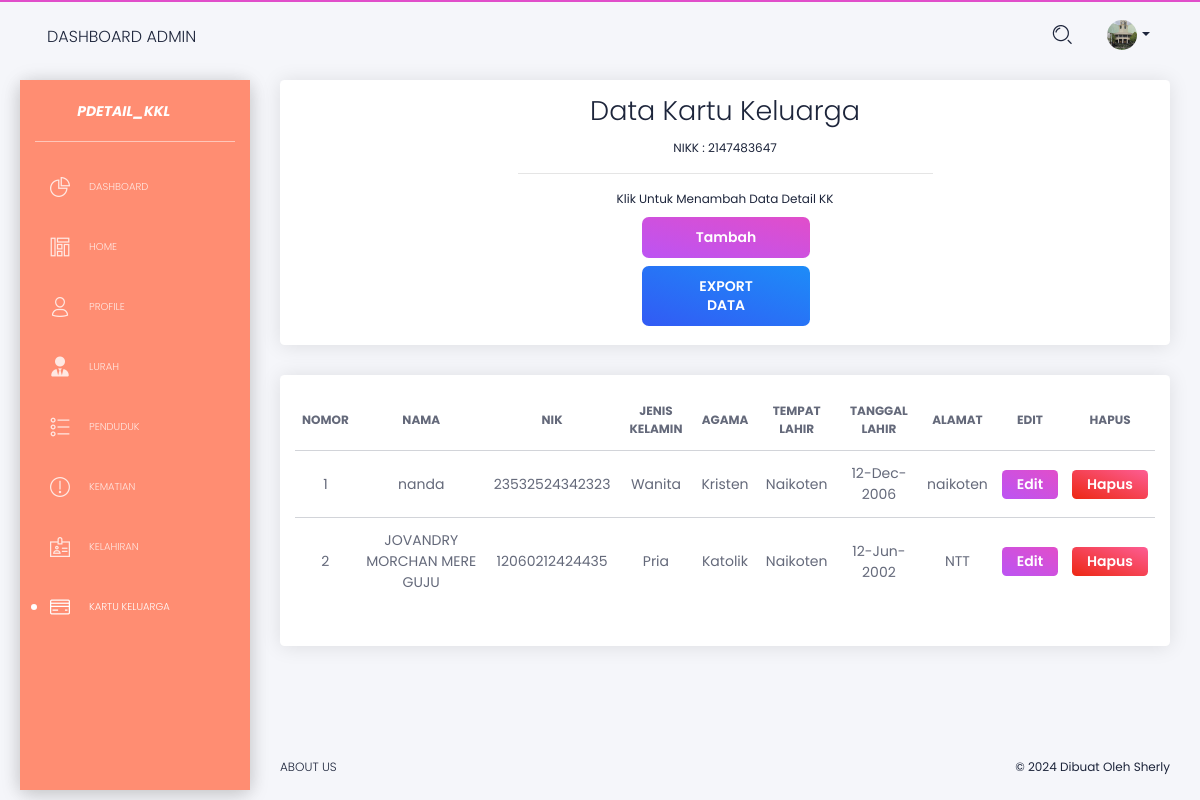
Screenshot of /pengguna/admin/admin_detail_kk.php?id_kk=2 (signed in) with the database file from the repository.
### tables this page shows
CREATE TABLE `kk` (
  `id_kk` int(12) NOT NULL,
  `nikk` int(50) NOT NULL
);

CREATE TABLE `detail_kk` (
  `id_detail_kk` int(12) NOT NULL,
  `id_kk` int(12) NOT NULL,
  `id_penduduk` int(12) NOT NULL
);

CREATE TABLE `penduduk` (
  `id_penduduk` int(12) NOT NULL,
  `nama` varchar(50) NOT NULL,
  `jk` varchar(50) NOT NULL,
  `agama` varchar(50) NOT NULL,
  `tempat_lahir` varchar(150) NOT NULL,
  `tanggal_lahir` varchar(50) NOT NULL,
  `alamat` text NOT NULL,
  `nik` varchar(50) NOT NULL
);

### pengguna/admin/admin_detail_kk.php (the view, shortened to what this page needs)
<!DOCTYPE html>
<html lang="en">
<head>
    <link href="https://use.fontawesome.com/releases/v5.0.6/css/all.css" rel="stylesheet">
    <link href="../../assets/css/nucleo-icons.css" rel="stylesheet" />
    <link href="../../assets/css/black-dashboard.css?v=1.0.0" rel="stylesheet" />
    <link href="../../assets/demo/demo.css" rel="stylesheet" />
    <link rel="stylesheet" href="https://cdnjs.cloudflare.com/ajax/libs/font-awesome/6.0.0-beta3/css/all.min.css">
</head>
<body class="white-content">
    <div class="wrapper">
        <div class="sidebar">
            <div class="sidebar-wrapper badge-warning">
                <div class="logo">
                    <a href="javascript:void(0)" class="simple-text logo-mini">
                    </a>
                    <a href="javascript:void(0)" class="simple-text logo-normal position-relative" style="font-size: 14px; font-weight: bold; font-style: italic; right: 10px; color: #ffffff;">
                        Pdetail_KKL
                    </a>
                </div>
                <ul class="nav">
                    <li>
                        <a href="./dashboard">
                            <i class="tim-icons icon-chart-pie-36"></i>
                            <p>Dashboard</p>
                        </a>
                    </li>
                    <li>
                        <a href="./admin_home">
                            <i class="tim-icons icon-components"></i>
                            <p>Home</p>
                        </a>
                    </li>
                    <li>
                        <a href="./admin_data_profile">
                            <i class="tim-icons icon-single-02"></i>
                            <p>Profile</p>
                        </a>
                    </li>
                    <li>
                        <a href="./admin_data_lurah">
                            <i class="fas fa-user-tie"></i>
                            <p>Lurah</p>
                        </a>
                    </li>
                    <li>
                        <a href="./admin_data_penduduk">
                            <i class="tim-icons icon-bullet-list-67"></i>
                            <p>Penduduk</p>
                        </a>
                    </li>
                    <li>
                        <a href="./admin_data_kematian">
                            <i class="tim-icons icon-alert-circle-exc"></i>
                            <p>Kematian</p>
                        </a>
                    </li>
                    <li>
                        <a href="./admin_data_kelahiran">
                            <i class="tim-icons icon-badge"></i>
                            <p>Kelahiran</p>
                        </a>
                    </li>
                    <li class="active">
                        <a href="./admin_data_kartu_keluarga">
                            <i class="tim-icons icon-credit-card"></i>
                            <p>Kartu Keluarga</p>
                        </a>
                    </li>
                    <br>
                    <br>
                </ul>
            </div>
        </div>
        <div class="main-panel">
            <nav class="navbar navbar-expand-lg navbar-absolute navbar-transparent">
                <div class="container-fluid">
                    <div class="navbar-wrapper">
                        <a class="navbar-brand" href="javascript:void(0)">Dashboard Admin</a>
                    </div>
                    <div class="collapse navbar-collapse" id="navigation">
                        <ul class="navbar-nav ml-auto">
                            <li class="search-bar input-group">
                                <button class="btn btn-link" id="search-button" data-toggle="modal" data-target="#searchModal"><i class="tim-icons icon-zoom-split"></i>
                                </button>
                            </li>
                            <li class="dropdown nav-item">
                                <a href="#" class="dropdown-toggle nav-link" data-toggle="dropdown">
                                    <div class="photo">
                                        <?php
                                        include '../../keamanan/koneksi.php';
                                        if (isset($_SESSION['id_admin'])) {
                                            $id_admin = $_SESSION['id_admin'];
                                            $query = "SELECT * FROM admin WHERE id_admin = '$id_admin'";
                                            $result = mysqli_query($koneksi, $query);
                                            if ($result) {
                                                if (mysqli_num_rows($result) > 0) {
                                                    $admin = mysqli_fetch_assoc($result);
                                        ?>
                                                    <?php if (!empty($admin['fp'])) : ?>
                                                        <img class="avatar" src="data_fp/<?php echo $admin['fp']; ?>" alt="...">
                                                    <?php else : ?>
                                                        <img class="avatar" src="../../assets/img/anime3.png" alt="Profile Photo">
                                                    <?php endif; ?>
                                        <?php
                                                } else {
                                                    echo "Tidak ada data admin.";
                                                }
                                            } else {
                                                echo "Gagal mengambil data admin: " . mysqli_error($koneksi);
                                            }
                                        } else {
                                            echo "Session id_admin tidak tersedia.";
                                        }
                                        ?>
                                    </div>
                                    <b class="caret d-none d-lg-block d-xl-block"></b>
                                </a>
                            </li>
                        </ul>
                    </div>
                </div>
            </nav>
            <div class="content">
                <div class="row">
                    <div class="col-md-12">
                        <div class="card">
                            <div class="card-body">
                                <div class="places-buttons">
                                    <?php
                                    include '../../keamanan/koneksi.php';
                                    $id_kk = isset($_GET['id_kk']) ? $_GET['id_kk'] : '';
                                    $sql = "SELECT nikk FROM kk WHERE id_kk = $id_kk";
                                    $result_kk = mysqli_query($koneksi, $sql);
                                    if ($result_kk) {
                                        while ($kk = mysqli_fetch_assoc($result_kk)) {
                                            $nikk = $kk['nikk'];
                                        }
                                    } else {
                                        echo "<td class='text-center' colspan='7'><h3>Gagal mengambil data dari database</h3></td>";
                                    }
                                    ?>
                                    <div class="row">
                                        <div class="col-md-6 ml-auto mr-auto text-center">
                                            <h2 class="card-title">Data Kartu Keluarga</h2>
                                            <p class="category">NIKK : <?php echo $nikk; ?></p>
                                            <hr>
                                            <p class="category">Klik untuk menambah data detail KK</p>
                                        </div>
                                    </div>
                                    <div class="row">
                                        <div class="col-lg-8 ml-auto mr-auto">
                                            <div class="row justify-content-center align-items-center">
                                                <div class="col-md-4">
                                                    <button class="btn btn-primary btn-block" data-toggle="modal" data-target="#modalTambah">Tambah </button>
                                                    <a href="detail_kk/export?id_kk=<?php echo $id_kk; ?>" target="_blank" class="btn btn-info btn-block" data-toggle="tooltip" data-original-title="Edit user">
                                                        EXPORT DATA
                                                    </a>
                                                </div>
                                            </div>
                                        </div>
                                    </div>
                                </div>
                            </div>
                        </div>
                    </div>
                    <div class="col-md-12">
                        <div class="card ">
                            <div class="card-body">
                                <div class="table-responsive">
                                    <table class="table tablesorter " id="dataTable">
                                        <thead class=" text-primary">
                                            <tr>
                                                <th class="text-center">Nomor</th>
                                                <th class="text-center">Nama</th>
                                                <th class="text-center">Nik</th>
                                                <th class="text-center">Jenis Kelamin</th>
                                                <th class="text-center">Agama</th>
                                                <th class="text-center">Tempat Lahir</th>
                                                <th class="text-center">Tanggal Lahir</th>
                                                <th class="text-center">Alamat</th>
                                                <th class="text-center">Edit</th>
                                                <th class="text-center">Hapus</th>
                                            </tr>
                                        </thead>
                                        <tbody>
                                            <?php
                                            $query = "SELECT detail_kk.*, penduduk.nama AS nama, penduduk.jk AS jk, penduduk.agama AS agama,
                 penduduk.tempat_lahir AS tempat_lahir, penduduk.tanggal_lahir AS tanggal_lahir,
                 penduduk.alamat AS alamat, penduduk.nik AS nik
          FROM detail_kk
          LEFT JOIN penduduk ON detail_kk.id_penduduk = penduduk.id_penduduk
          WHERE detail_kk.id_kk = '$id_kk'";
                                            $query .= " ORDER BY detail_kk.id_detail_kk DESC";
                                            $result = mysqli_query($koneksi, $query);
                                            $counter = 1;
                                            if ($result) {
                                                while ($row = mysqli_fetch_assoc($result)) {
                                                    $alamat_sambung = str_replace(array("\r", "\n"), '', nl2br($row['alamat']));
                                                    echo "<tr>";
                                                    echo "<td class='text-center'>" . htmlspecialchars($counter, ENT_QUOTES) . "</td>";
                                                    echo "<td class='text-center'>" . htmlspecialchars($row['nama'], ENT_QUOTES) . "</td>";
                                                    echo "<td class='text-center'>" . htmlspecialchars($row['nik'], ENT_QUOTES) . "</td>";
                                                    echo "<td class='text-center'>" . htmlspecialchars($row['jk'], ENT_QUOTES) . "</td>";
                                                    echo "<td class='text-center'>" . htmlspecialchars($row['agama'], ENT_QUOTES) . "</td>";
                                                    echo "<td class='text-center'>" . htmlspecialchars($row['tempat_lahir'], ENT_QUOTES) . "</td>";
                                                    echo "<td class='text-center'>" . htmlspecialchars($row['tanggal_lahir'], ENT_QUOTES) . "</td>";
                                                    echo "<td class='text-center'>" . $alamat_sambung . "</td>";
                                                    echo "<td class='text-center'>
                                                                <button class='btn btn-primary btn-sm' onclick='openEditModal(
                                                                    \"" . htmlspecialchars($row['id_detail_kk'], ENT_QUOTES) . "\",
                                                                    \"" . htmlspecialchars($row['id_kk'], ENT_QUOTES) . "\",
                                                                    \"" . htmlspecialchars($row['id_penduduk'], ENT_QUOTES) . "\"
                                                                )'>Edit</button>
                                                            </td>";
                                                    echo "<td class='text-center'>
                                                            <button class='btn btn-danger btn-sm' onclick='hapus(\"" . htmlspecialchars($row['id_detail_kk'], ENT_QUOTES) . "\")'>Hapus</button>
                                                        </td>";
                                                    echo "</tr>";
                                                    $counter++;
                                                }
                                            } else {
                                                echo "<td class='text-center' colspan='7'><h3>Gagal mengambil data dari database</h3></td>";
                                            }
                                            ?>
                                        </tbody>
                                    </table>
                                </div>
                            </div>
                        </div>
                    </div>
                </div>
            </div>
            <footer class="footer">
                <div class="container-fluid">
                    <ul class="nav">
                        <li class="nav-item">
                            <a href="javascript:void(0)" class="nav-link">
                                About Us
                            </a>
                        </li>
                    </ul>
                    <div class="copyright">
                        ©
                         Dibuat Oleh Sherly
                    </div>
                </div>
            </footer>
        </div>
    </div>
</body>
</html>

### rows the page displays
kk: nikk "2147483647"
detail_kk: id_penduduk.nama "nanda", id_penduduk.nik "23532524342323", id_penduduk.jk "Wanita", id_penduduk.agama "Kristen", id_penduduk.tempat_lahir "Naikoten", id_penduduk.tanggal_lahir "12-Dec-2006", id_penduduk.alamat "naikoten"
detail_kk: id_penduduk.nama "JOVANDRY MORCHAN MERE GUJU", id_penduduk.nik "12060212424435", id_penduduk.jk "Pria", id_penduduk.agama "Katolik", id_penduduk.tempat_lahir "Naikoten", id_penduduk.tanggal_lahir "12-Jun-2002", id_penduduk.alamat "NTT"
